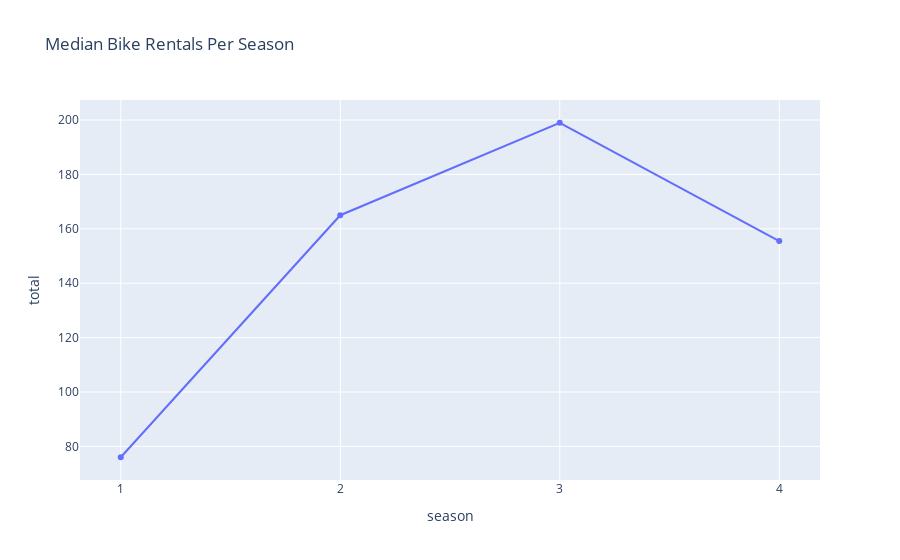

Source (notebook cell):
### Code cell
def plot_col(col):

    median_df = df[[col,'total']].groupby(col).median().reset_index()

    plot = px.scatter(data_frame=median_df,
                      x=col,
                      y='total',
                      title=f'Median Bike Rentals Per {col.title()}')
    plot.data[0].update(mode='markers+lines')
    plot.update_layout(xaxis={'dtick':1},showlegend=True)
    # report = dp.Report(dp.Plot(plot))
    # report.publish(name='Median Bike Rentals Per Hour',open=True,visibility=dp.Visibility.PUBLIC)
    
    return plot

col = 'season'
plot = plot_col(col)
plot

### Figure 1 — Plotly figure (JSON) as saved in the notebook; plotly's stock layout.template omitted (floating-point values rounded to 4 significant figures)
{"data": [{"hovertemplate": "season=%{x}<br>total=%{y}<extra></extra>", "legendgroup": "", "marker": {"color": "#636efa", "symbol": "circle"}, "mode": "markers+lines", "name": "", "orientation": "v", "showlegend": false, "type": "scatter", "x": [1, 2, 3, 4], "xaxis": "x", "y": [76, 165, 199, 155.5], "yaxis": "y"}], "layout": {"legend": {"tracegroupgap": 0}, "showlegend": true, "title": {"text": "Median Bike Rentals Per Season"}, "xaxis": {"anchor": "y", "domain": [0, 1], "dtick": 1, "title": {"text": "season"}}, "yaxis": {"anchor": "x", "domain": [0, 1], "title": {"text": "total"}}}}
